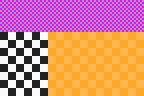

A level layout from a 2D game, rendered from its tile map. Below: a short description, then the map file with its tile-grid data intact:
An orthogonal 18x12 tile map with 8x8 px tiles, 3 tile layers (Background, Floating, Collision) and 6 objects (3x entity, 2x spawn, To city ...).

<map version="1.0.0" orientation="orthogonal" renderorder="right-down" width="18" height="12" tilewidth="8" tileheight="8" nextobjectid="16">
 <tileset firstgid="1" name="tileset" tilewidth="8" tileheight="8" tilecount="4096" columns="64">
  <image source="tileset.png" width="512" height="512" />
 </tileset>
 <layer name="Background" width="18" height="12">
  <data encoding="csv">
101,37,37,37,37,37,37,37,37,37,37,37,37,37,37,37,37,38,
101,37,38,38,38,38,38,38,38,38,38,38,37,37,37,37,37,37,
37,37,37,37,37,37,37,37,37,37,37,37,38,38,38,38,38,38,
101,101,101,101,101,101,101,101,101,101,101,101,102,102,102,102,102,102,
65,103,65,103,65,103,55,117,55,117,55,117,55,117,55,117,55,117,
103,65,103,65,103,65,117,120,117,55,117,120,117,55,117,120,117,55,
65,103,65,103,65,103,55,117,55,117,55,117,55,117,55,117,55,117,
103,65,103,65,103,65,117,55,117,120,117,55,117,120,117,55,117,120,
65,103,65,103,65,103,55,117,55,117,55,117,55,117,55,117,55,117,
103,65,103,65,103,65,117,120,117,55,117,120,117,55,117,120,117,55,
65,103,65,103,65,103,55,117,55,117,55,117,55,117,55,117,55,117,
103,65,103,65,103,65,117,55,117,120,117,55,117,120,117,55,117,120
</data>
 </layer>
 <layer name="Floating" width="18" height="12">
  <data encoding="csv">
0,0,0,0,0,0,0,0,0,0,0,0,0,0,0,0,0,0,
0,0,0,0,0,0,0,0,0,0,0,0,0,0,0,0,0,0,
0,0,0,0,0,0,0,0,0,0,0,0,0,0,0,0,0,0,
0,0,0,0,0,0,0,0,0,0,0,0,0,0,0,0,0,0,
0,0,0,0,0,0,0,0,0,0,0,0,0,0,0,0,0,0,
0,0,0,0,0,0,0,0,0,0,0,0,0,0,0,0,0,0,
0,0,0,0,0,0,0,0,0,0,0,0,0,0,0,0,0,0,
0,0,0,0,0,0,0,0,0,0,0,0,0,0,0,0,0,0,
0,0,0,0,0,0,0,0,0,0,0,0,0,0,0,0,0,0,
0,0,0,0,0,0,0,0,0,0,0,0,0,0,0,0,0,0,
0,0,0,0,0,0,0,0,0,0,0,0,0,0,0,0,0,0,
0,0,0,0,0,0,0,0,0,0,0,0,0,0,0,0,0,0
</data>
 </layer>
 <layer name="Collision" width="18" height="12">
  <data encoding="csv">
130,130,130,130,130,130,130,130,130,130,130,130,130,130,130,130,130,130,
130,129,129,129,129,129,129,129,129,129,129,129,129,129,129,129,129,130,
130,129,129,129,129,129,129,129,129,129,129,129,129,129,129,129,129,130,
130,129,129,129,129,129,129,129,129,129,129,129,129,129,129,129,129,130,
0,0,0,0,0,0,0,0,0,0,0,0,0,0,0,0,0,0,
0,0,0,0,0,0,0,0,0,0,0,0,0,0,0,0,0,0,
0,0,0,0,0,0,0,0,0,0,0,0,0,0,0,0,0,0,
0,0,0,0,0,0,0,0,0,0,0,0,0,0,0,0,0,0,
0,0,0,0,0,0,0,0,0,0,0,0,0,0,0,0,0,0,
0,0,0,0,0,0,0,0,0,0,0,0,0,0,0,0,0,0,
0,0,0,0,0,0,0,0,0,0,0,0,0,0,0,0,0,0,
0,0,0,0,0,0,0,0,0,0,0,0,0,0,0,0,0,0
</data>
 </layer>
 <objectgroup name="Entities">
  <object id="8" name="entrance" type="spawn" x="104" y="80" width="16" height="8">
   <properties>
    <property name="imagefile" value="player.png" />
   </properties>
  </object>
  <object id="9" name="TV" type="entity" x="80" y="32" width="24" height="8">
   <properties>
    <property name="imageFile" value="tv.png" />
   </properties>
  </object>
  <object id="10" name="Cat" type="entity" x="56" y="64" width="16" height="8">
   <properties>
    <property name="imageFile" value="cat.png" />
   </properties>
  </object>
  <object id="12" name="Coffee Machine" type="entity" x="8" y="32" width="16" height="8">
   <properties>
    <property name="imageFile" value="coffee_machine.png" />
   </properties>
  </object>
  <object id="14" name="room" type="spawn" x="120" y="32" width="16" height="8">
   <properties>
    <property name="imagefile" value="player.png" />
   </properties>
  </object>
 </objectgroup>
 <objectgroup name="Sensors">
  <object id="15" name="To city ..." x="104" y="88" width="16" height="8">
   <properties>
    <property name="imageFile" value="down.png" />
    <property name="onCollide" value="changeMap" />
    <property name="toMap" value="map" />
    <property name="toSpawn" value="player_home" />
   </properties>
  </object>
 </objectgroup>
</map>
